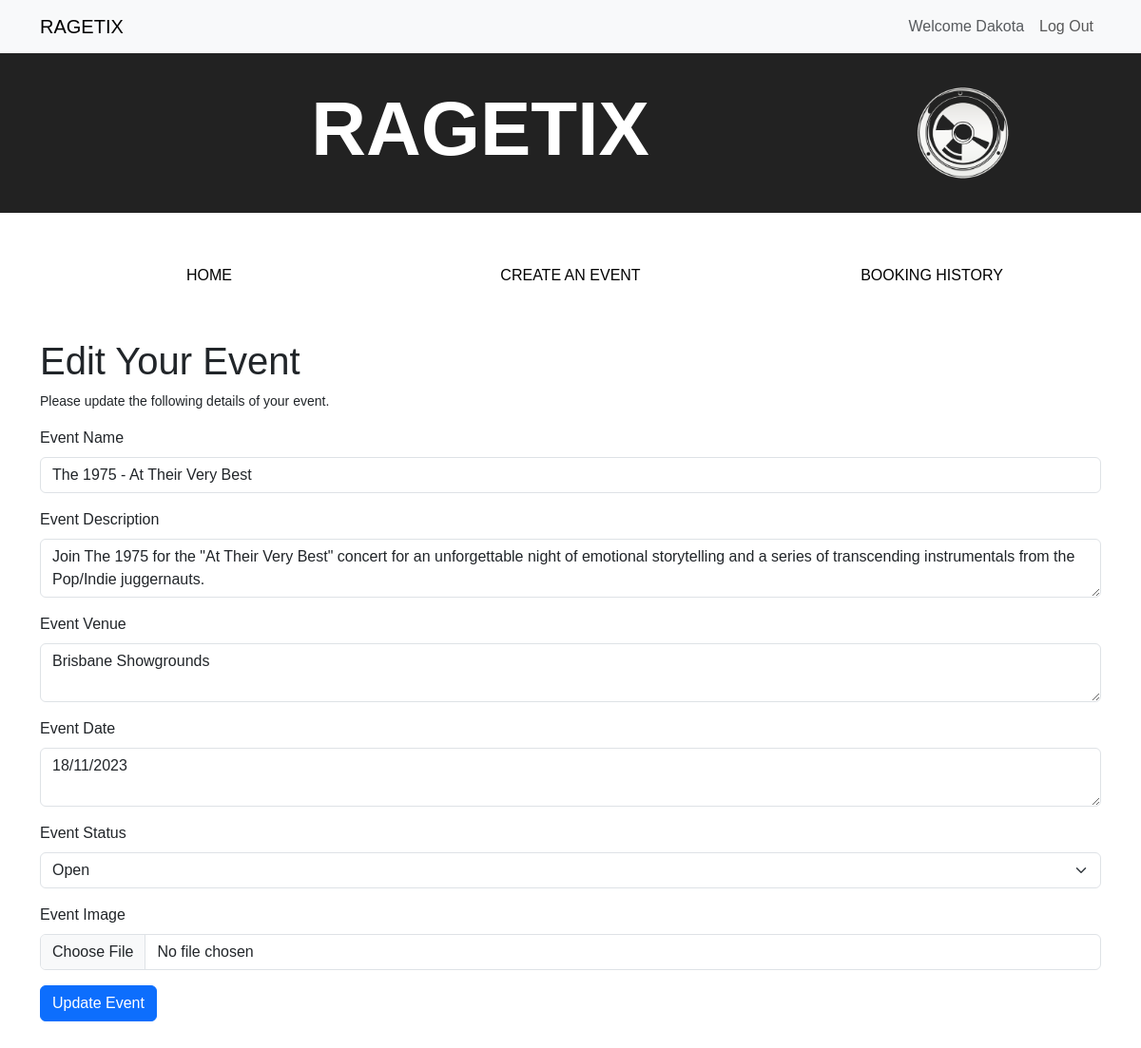
/events/edit_event/3 (signed in), run on the app's committed database.
### website/models.py (models this page shows, shortened)
class User(db.Model, UserMixin):
    __tablename__ = 'users'
    id = db.Column(db.Integer, primary_key=True)
    name = db.Column(db.String(100), index=True, unique=True, nullable=False)  # User's name
    emailid = db.Column(db.String(100), index=True, nullable=False)  # User's email
    password_hash = db.Column(db.String(255), nullable=False)  # Hashed password
    comments = db.relationship('Comment', backref='user')  # Relationship to comments
    events_created = db.relationship('Event', backref='creator', lazy='dynamic')

class Event(db.Model):
    __tablename__ = 'events'
    id = db.Column(db.Integer, primary_key=True)
    name = db.Column(db.String(80))  # Event name
    description = db.Column(db.String(200))  # Event description
    date = db.Column(db.String(200))  # Event date
    status = db.Column(db.String(200))  # Event date
    venue = db.Column(db.String(200))  # Event venue
    image = db.Column(db.String(400))  # Event image
    comments = db.relationship('Comment', backref='event')  # Relationship to comments
    user_id = db.Column(db.Integer, db.ForeignKey('users.id'))

### website/events.py (the view, shortened to what this page needs)
@bp.route('/edit_event/<int:event_id>', methods=['GET', 'POST'])
@login_required
def edit_event(event_id):
    event = Event.query.get_or_404(event_id)
    form = EditEventForm(obj=event)  # Prefill form with event data
    return render_template('events/edit.html', form=form)

### website/forms.py
class EditEventForm(FlaskForm):
    STATUS_LIST = [
        ('Open', 'Open'),
        ('Inactive', 'Inactive'),
        ('Sold Out', 'Sold Out'),
        ('Cancelled', 'Event Cancelled'),
    ]
    name = StringField('Event Name', validators=[InputRequired()])
    description = TextAreaField('Event Description', validators=[InputRequired()])
    venue = TextAreaField('Event Venue', validators=[InputRequired()])
    date = TextAreaField('Event Date', validators=[InputRequired()])
    status = SelectField('Event Status', choices=STATUS_LIST)
    image = FileField('Event Image', validators=[FileRequired(message='Image cannot be empty'), FileAllowed(ALLOWED_FILE, message='File is not supported')])
    submit = SubmitField("Update Event")

### website/templates/events/edit.html (shortened to what this page needs)
{% extends 'base.html' %}
{% from 'bootstrap5/form.html' import render_form %}
{% block content %}
  <div class="container">
    <div class="row mt-5">
      <div class="col-md-12">
        <h1>Edit Your Event</h1>
        <p>Please update the following details of your event.</p>
        <form method="POST" enctype="multipart/form-data">
          {{ render_form(form) }}
        </form>
      </div>
    </div>
  </div>
{% endblock %}

### website/templates/base.html (shortened to what this page needs)
<html>
<head>
    <link href="https://cdn.jsdelivr.net/npm/bootstrap@5.3.0-alpha3/dist/css/bootstrap.min.css" rel="stylesheet">
</head>
<body>
    <header>
        <nav class="navbar navbar-expand-lg navbar-light bg-light">
            <div class="container">
               <a href="/" class="navbar-brand">RAGETIX</a>
               <div class="collapse navbar-collapse justify-content-end" id="navbarSupportedContent">
                  <div class="navbar-nav ml-auto">
                     {% if current_user.is_authenticated %}
                        <a class="nav-item nav-link disabled text-muted" href="#">Welcome {{current_user.name}}</a>
                        <a class="nav-item nav-link" href="{{ url_for('auth.logout') }}">Log Out</a>
                     {% else %}
                        <a class="nav-item nav-link" href="{{ url_for('auth.register') }}">Register</a>
                        <a class="nav-item nav-link" href="{{ url_for('auth.login') }}">Log In</a>
                     {% endif %}
                  </div>
               </div>
            </div>
         </nav>
<head>
            <link href="https://cdn.jsdelivr.net/npm/bootstrap@5.3.1/dist/css/bootstrap.min.css" rel="stylesheet">
            <link href="{{ url_for('static', filename='style/style1.css') }}" rel="stylesheet">
          </head>
          <body class="mb-4">
            <div class="coloured-jumbotron-2 jumbotron-fluid text-center header-jumbotron mb-5">
              <div class="container">
                <div class="row align-items-center">
                  <div class="col-10 text-center">
                    <h1 class="display-1 bold-text">RAGETIX</h1>
                  </div>
                  <div class="col-1">
                    <img src="{{ url_for('static', filename='image/ragetix-logo.png') }}" alt="RAGETIX Logo" class="float-end" style="max-width: 100px;">
                  </div>
                </div>
              </div>
            </div>
            <div class="container mb-5">
              <div class="row justify-content-center">
                <div class="col-4 text-center">
                  <button type="button" class="btn nav-btn"><a href="/" class="custom-link">HOME</a></button>
                </div>
                <div class="col-4 text-center">
                  <button type="button" class="btn nav-btn btn-block"><a href="{{ url_for('event.create') }}" class="custom-link">CREATE AN EVENT</a></button>
                </div>
                <div class="col-4 text-center">
                  <button type="button" class="btn nav-btn btn-block"><a href="{{ url_for('event.booking_history') }}" class="custom-link">BOOKING HISTORY</a></button>
                </div>
              </div>
            </div>
    </header>
    {% block content %}
    {% endblock %}
</body>
</html>

### website/static/style/style1.css (style rules this page uses)
body { font-family: 'Manrope', sans-serif }
p { font-size: 14px; }
.nav-btn { background-color: transparent; border: none; }
.custom-link { color: black; text-decoration: none; }
.header-jumbotron { background-color: #222222; color: white; margin-bottom: 20px; padding: 2rem 1rem; }
.bold-text { font-weight: bold; }

### data on the page
User: name "Dakota"
Event: name "The 1975 - At Their Very Best", description "Join The 1975 for the \"At Their Very Best\" concert for an unforgettable night of emotional storytelling and a series of transcending instrumentals from the Pop/Indie juggernauts.", venue "Brisbane Showgrounds", date "18/11/2023", status "Open"
